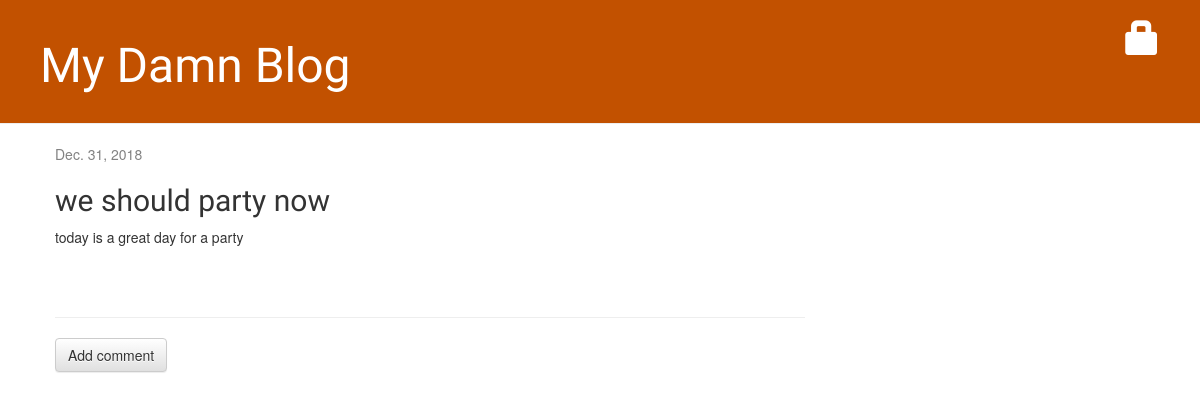
The page /post/7/ on the database as committed earlier.
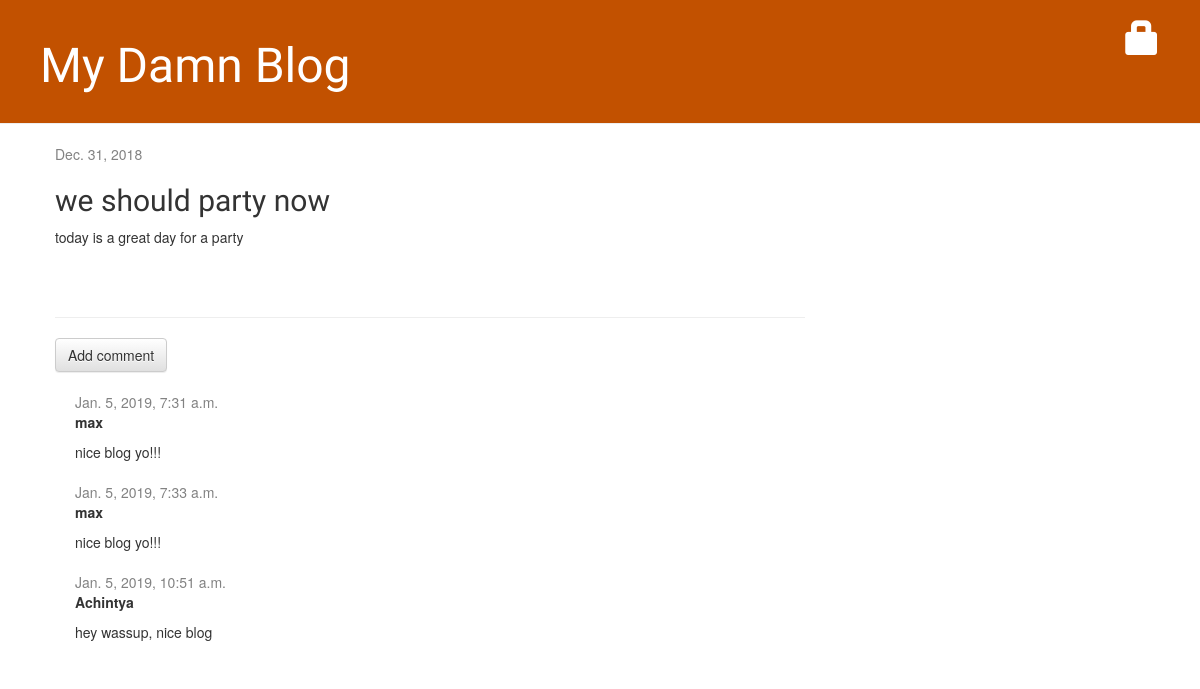
The same page on the database as committed later.
### blog/models.py (models this page shows, shortened)
class Comment(models.Model):
    post = models.ForeignKey('blog.Post', on_delete=models.CASCADE, related_name='comments')
    author = models.CharField(max_length=200)
    text = models.TextField()
    created_date = models.DateTimeField(default=timezone.now)
    approved_comment = models.BooleanField(default=False)

### blog/views.py (the view)
# urls.py: path('post/<int:pk>/', views.post_detail, name='post_detail'),
def post_detail(request, pk):
    post = get_object_or_404(Post, pk=pk)
    return render(request, 'blog/post_detail.html', {'post': post})

### blog/templates/blog/post_detail.html (shortened to what this page needs)
{% extends 'blog/base.html' %}
{% block content %}
    <div class="post">
        {% if post.published_date %}
            <div class="date">
                {{ post.published_date }}
            </div>
        {% else %}
            <a class="btn btn-default" href="{% url 'post_publish' pk=post.pk %}">Publish</a>
        {% endif %}
        <h2>{{ post.title }}</h2>
        <p>{{ post.text|linebreaksbr }}</p>
    </div>
    <hr>
    <a class="btn btn-default" href="{% url 'add_comment_to_post' pk=post.pk %}">Add comment</a>
    {% for comment in post.comments.all %}
        {% if user.is_authenticated or comment.approved_comment %}
        <div class="comment">
            <div class="date">
                {{ comment.created_date }}
            </div>
            <strong>{{ comment.author }}</strong>
            <p>{{ comment.text|linebreaks }}</p>
        </div>
        {% endif %}
    {% empty %}
        <p>No comments here yet :(</p>
    {% endfor %}
{% endblock %}

Rows that differ between the two databases and show on the page:
now on this page (row edited): Comment: created_date "Jan. 5, 2019, 7:31 a.m.", author "max", text "nice blog yo!!!"
now on this page (row edited): Comment: created_date "Jan. 5, 2019, 7:33 a.m.", author "max", text "nice blog yo!!!"
added Comment: created_date "Jan. 5, 2019, 10:51 a.m.", author "Achintya", text "hey wassup, nice blog"
